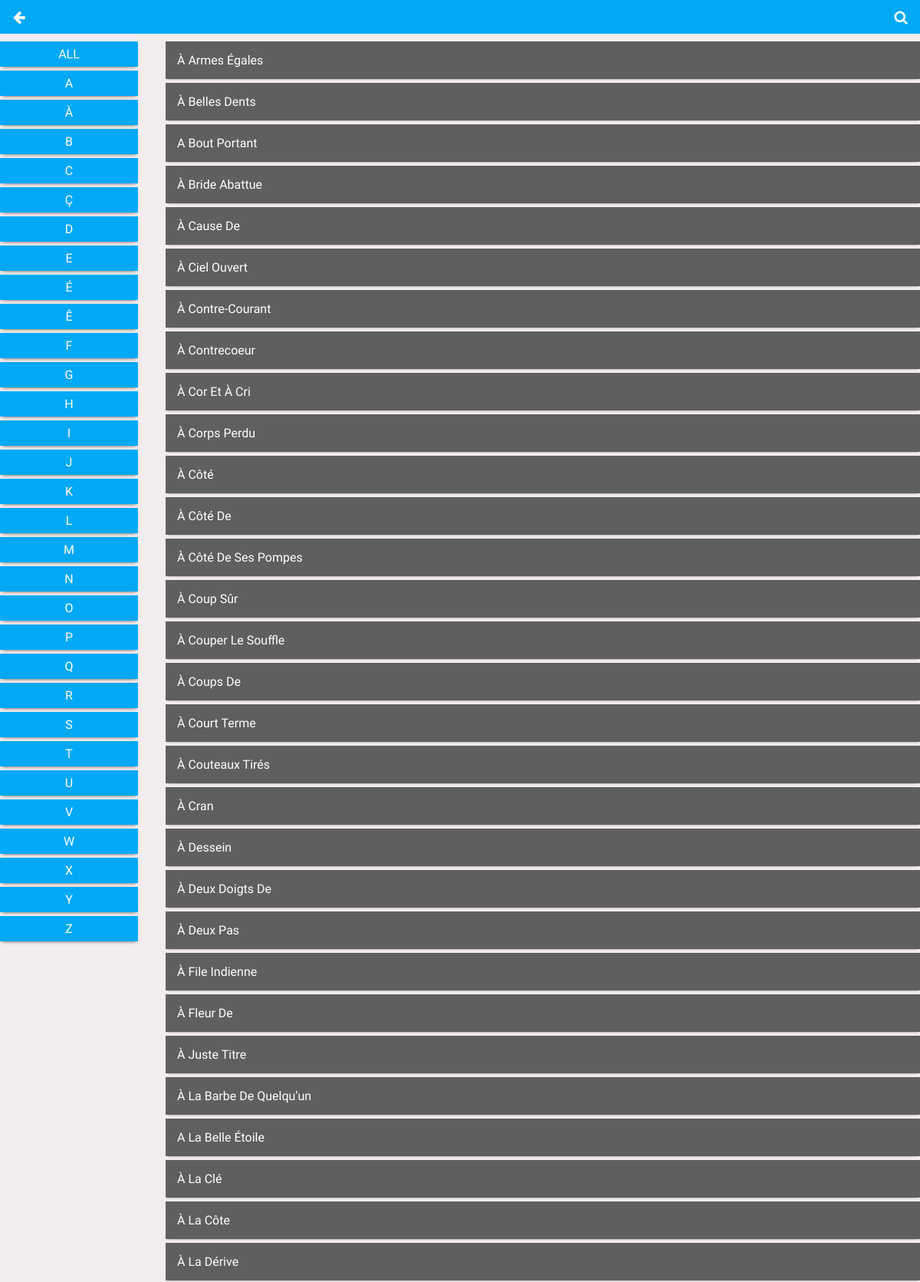
Page /page/page.sentencesLists.php (upper part) on the committed database.
### tables this page shows
CREATE TABLE IF NOT EXISTS `fr_sentences` (
  `id_sentences` varchar(50) NOT NULL,
  `sentences` varchar(500) NOT NULL,
  `sentences_mean` longtext NOT NULL,
  `sentences_type` enum('idiom') NOT NULL,
  PRIMARY KEY (`id_sentences`)
);

### page/page.sentencesLists.php (the view, shortened to what this page needs)
<?php
    $jsondata = file_get_contents("../config/listing.json");
    $json = json_decode($jsondata,true);
?>
<html>
  <head>
    <?php
      foreach ($json['css'] as $css) {
        echo '<link rel="stylesheet" type="text/css" href="../css/'.$css['name'].'" />';
      }
    ?>
  </head>
  <body id="sentencesLists" class="disableScroll">
    <div id="menu-nav" class="ftz-pop-in-full type1" style="top: 0; max-height: 99999px; background: #F3ECEC;">
      <div style="display: block; height: 44px; background: #03A9F5; margin-bottom: 10px; position: relative; z-index: 1; width: 100%;">
        <a onclick="location.replace('../main.php')" ; style=""><div class="menu-button circleBtn ftz-pop-out-full"><i class="fa fa-arrow-left"></i></div></a>
        <div class="learnMenu ftz-pop-trigger-full" style=""><div class="menu-button circleBtn" style="right: 10px; left: auto;"><i class="fa fa-search"></i></div></div>
      </div>
        <ul style="top:0; min-height:100%; padding:50px 0 12px; margin-top:-50px; transform:none; left:0;">
          <?php
            $alphas = array('All', 'a', 'à', 'b', 'c', 'ç', 'd', 'e', 'é', 'ê', 'f', 'g', 'h', 'i', 'j', 'k', 'l', 'm', 'n', 'o', 'p', 'q', 'r', 's', 't', 'u', 'v', 'w', 'x', 'y', 'z');
            echo '<div class="alphasPag">';
            foreach($alphas as $value){
                echo '<a href="javascript:void();" class="alpPag">'.$value.'</a>';
            }
            echo '</div>';
            $querySentences = mysql_query("SELECT * FROM fr_sentences WHERE sentences_type='idiom' ORDER BY sentences ASC") or die(mysql_error());
            if (mysql_num_rows($querySentences) == 0) {
              echo '<p style="text-align: center; color: #fff;">Sorry, No Data Available</center>';
            }
            else {
              echo "<div class='sentencesCont'>";
              while($data_les = mysql_fetch_assoc($querySentences)){
                echo '<pre><a href="page.sentences.php?id_sentences='.$data_les['id_sentences'].'" class="sentencesData">'.$data_les['sentences'].'</a></pre>';
              }
              echo "</div>";
            }
          ?>
        </ul>
    </div>
  </body>
</html>

### css/style.css (style rules this page uses)
* { -webkit-tap-highlight-color: rgba(0, 0, 0, 0); }
a { text-decoration: none; outline: none; }
body { font-family: 'Noto Sans', sans-serif; left: 0; overflow: hidden; }
html, body { height: 100%; }
ul { list-style: none; }
* { margin: 0; padding: 0; box-sizing: border-box; -webkit-appearance: none; transition: .3s all; -moz-user-select: none; -khtml-user-select: none; -webkit-user-select: none; user-select: none; }
.circleBtn { color: #fff; border: 2px solid #fff; display: block; text-align: center; height: 30px; width: 30px; border-radius: 50%; font-size: 1.155rem; padding-top: 4px; z-index: 10; }
.ftz-pop-in-full { position: fixed; display: block; width: 100%; height: 100%; top: -1480px; left: 0; background: rgba(37,41,50,.97); overflow: hidden; max-height: 0; transition: .5s all; }
#menu-nav ul { position: relative; top: 50%; left: 50%; transform: translate(-50%, -50%); max-height: 81%; overflow-y: scroll; }
#menu-nav .menu-button, #menu-nav2 .menu-button { position: absolute; top: 10px; left: 10px; }
.alphasPag { position: relative; float: left; width: 15%; height: 90%; overflow: auto; }
.alphasPag a { display: block; text-align: center; padding: 7px 15px; background: #03A9F5; color: #fff; text-transform: uppercase; margin-bottom: 5px; box-shadow: 0px 2px 5px -3px #000; }
.sentencesCont { position: relative; float: right; width: 82%; height: 90%; overflow: auto; }
.sentencesData { padding: 15px; background: #5F5F5F; color: #fff; box-shadow: 0px 2px 3px -3px #000; display: block; margin-bottom: 5px; text-transform: capitalize; }

### page/page.sentencesLists.php (style rules this page uses)
.circleBtn { border: 0; }
#menu-nav ul * { font-family: 'Khand', sans-serif; }

### rows in the picture
fr_sentences: sentences "À Armes Égales"
fr_sentences: sentences "À Belles Dents"
fr_sentences: sentences "A Bout Portant"
fr_sentences: sentences "À Bride Abattue"
fr_sentences: sentences "À Cause De"
fr_sentences: sentences "À Ciel Ouvert"
fr_sentences: sentences "À Contre-Courant"
fr_sentences: sentences "À Contrecoeur"
fr_sentences: sentences "À Cor Et À Cri"
fr_sentences: sentences "À Corps Perdu"
fr_sentences: sentences "À Côté"
fr_sentences: sentences "À Côté De"
fr_sentences: sentences "À Côté De Ses Pompes"
fr_sentences: sentences "À Coup Sûr"
fr_sentences: sentences "À Couper Le Souffle"
fr_sentences: sentences "À Coups De"
fr_sentences: sentences "À Court Terme"
fr_sentences: sentences "À Couteaux Tirés"
fr_sentences: sentences "À Cran"
fr_sentences: sentences "À Dessein"
fr_sentences: sentences "À Deux Doigts De"
fr_sentences: sentences "À Deux Pas"
fr_sentences: sentences "À File Indienne"
fr_sentences: sentences "À Fleur De"
fr_sentences: sentences "À Juste Titre"
fr_sentences: sentences "À La Barbe De Quelqu’un"
fr_sentences: sentences "A La Belle Étoile"
fr_sentences: sentences "À La Clé"
fr_sentences: sentences "À La Côte"
fr_sentences: sentences "À La Dérive"

### other values in the picture
$value "ALL"
$value "A"
$value "À"
$value "B"
$value "C"
$value "Ç"
$value "D"
$value "E"
$value "É"
$value "Ê"
$value "F"
$value "G"
$value "H"
$value "I"
$value "J"
